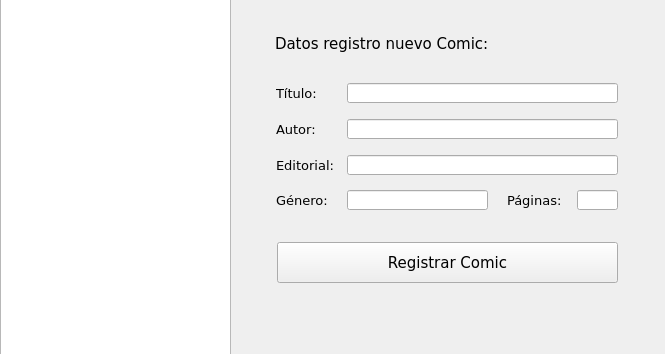
<?xml version="1.0" encoding="UTF-8"?>
<ui version="4.0">
 <class>MainWindow</class>
 <widget class="QMainWindow" name="MainWindow">
  <property name="geometry">
   <rect>
    <x>0</x>
    <y>0</y>
    <width>665</width>
    <height>354</height>
   </rect>
  </property>
  <property name="windowTitle">
   <string> GESTOR COMICS - Registro</string>
  </property>
  <property name="windowIcon">
   <iconset>
    <normaloff>../estilos/dark_icons/icon.png</normaloff>../estilos/dark_icons/icon.png</iconset>
  </property>
  <widget class="QWidget" name="centralwidget">
   <widget class="QLabel" name="lbl_registro">
    <property name="geometry">
     <rect>
      <x>275</x>
      <y>28</y>
      <width>241</width>
      <height>31</height>
     </rect>
    </property>
    <property name="font">
     <font>
      <family>Verdana</family>
      <pointsize>11</pointsize>
     </font>
    </property>
    <property name="text">
     <string>Datos registro nuevo Comic:</string>
    </property>
   </widget>
   <widget class="QLineEdit" name="txt_editorial">
    <property name="geometry">
     <rect>
      <x>347</x>
      <y>155</y>
      <width>271</width>
      <height>20</height>
     </rect>
    </property>
    <property name="font">
     <font>
      <family>Verdana</family>
      <pointsize>10</pointsize>
     </font>
    </property>
   </widget>
   <widget class="QLineEdit" name="txt_titulo">
    <property name="geometry">
     <rect>
      <x>347</x>
      <y>83</y>
      <width>271</width>
      <height>20</height>
     </rect>
    </property>
    <property name="font">
     <font>
      <family>Verdana</family>
      <pointsize>10</pointsize>
     </font>
    </property>
   </widget>
   <widget class="QLabel" name="lbl_genero">
    <property name="geometry">
     <rect>
      <x>276</x>
      <y>190</y>
      <width>61</width>
      <height>20</height>
     </rect>
    </property>
    <property name="font">
     <font>
      <family>Verdana</family>
      <pointsize>10</pointsize>
     </font>
    </property>
    <property name="text">
     <string>Género:</string>
    </property>
   </widget>
   <widget class="QLabel" name="lbl_paginas">
    <property name="geometry">
     <rect>
      <x>507</x>
      <y>190</y>
      <width>61</width>
      <height>20</height>
     </rect>
    </property>
    <property name="font">
     <font>
      <family>Verdana</family>
      <pointsize>10</pointsize>
     </font>
    </property>
    <property name="text">
     <string>Páginas:</string>
    </property>
   </widget>
   <widget class="QLineEdit" name="txt_autor">
    <property name="geometry">
     <rect>
      <x>347</x>
      <y>119</y>
      <width>271</width>
      <height>20</height>
     </rect>
    </property>
    <property name="font">
     <font>
      <family>Verdana</family>
      <pointsize>10</pointsize>
     </font>
    </property>
   </widget>
   <widget class="QLabel" name="lbl_autor">
    <property name="geometry">
     <rect>
      <x>276</x>
      <y>119</y>
      <width>61</width>
      <height>20</height>
     </rect>
    </property>
    <property name="font">
     <font>
      <family>Verdana</family>
      <pointsize>10</pointsize>
     </font>
    </property>
    <property name="text">
     <string>Autor:</string>
    </property>
   </widget>
   <widget class="QLabel" name="lbl_titulo">
    <property name="geometry">
     <rect>
      <x>276</x>
      <y>83</y>
      <width>61</width>
      <height>20</height>
     </rect>
    </property>
    <property name="font">
     <font>
      <family>Verdana</family>
      <pointsize>10</pointsize>
     </font>
    </property>
    <property name="text">
     <string>Título:</string>
    </property>
   </widget>
   <widget class="QLabel" name="lbl_editorial">
    <property name="geometry">
     <rect>
      <x>276</x>
      <y>155</y>
      <width>61</width>
      <height>20</height>
     </rect>
    </property>
    <property name="font">
     <font>
      <family>Verdana</family>
      <pointsize>10</pointsize>
     </font>
    </property>
    <property name="text">
     <string>Editorial:</string>
    </property>
   </widget>
   <widget class="QPushButton" name="btn_registrar">
    <property name="geometry">
     <rect>
      <x>277</x>
      <y>242</y>
      <width>341</width>
      <height>41</height>
     </rect>
    </property>
    <property name="font">
     <font>
      <family>Verdana</family>
      <pointsize>11</pointsize>
     </font>
    </property>
    <property name="text">
     <string>Registrar Comic</string>
    </property>
   </widget>
   <widget class="QLineEdit" name="txt_genero">
    <property name="geometry">
     <rect>
      <x>347</x>
      <y>190</y>
      <width>141</width>
      <height>20</height>
     </rect>
    </property>
    <property name="font">
     <font>
      <family>Verdana</family>
      <pointsize>10</pointsize>
     </font>
    </property>
   </widget>
   <widget class="QLineEdit" name="txt_paginas">
    <property name="geometry">
     <rect>
      <x>577</x>
      <y>190</y>
      <width>41</width>
      <height>20</height>
     </rect>
    </property>
    <property name="font">
     <font>
      <family>Verdana</family>
      <pointsize>10</pointsize>
     </font>
    </property>
   </widget>
   <widget class="QGraphicsView" name="grv_registro">
    <property name="geometry">
     <rect>
      <x>0</x>
      <y>-20</y>
      <width>231</width>
      <height>381</height>
     </rect>
    </property>
    <property name="styleSheet">
     <string notr="true">*{background-image: url(&quot;estilos/batman.png&quot;);}</string>
    </property>
   </widget>
  </widget>
 </widget>
 <tabstops>
  <tabstop>txt_titulo</tabstop>
  <tabstop>txt_autor</tabstop>
  <tabstop>txt_editorial</tabstop>
  <tabstop>txt_genero</tabstop>
  <tabstop>txt_paginas</tabstop>
  <tabstop>btn_registrar</tabstop>
  <tabstop>grv_registro</tabstop>
 </tabstops>
 <resources/>
 <connections/>
</ui>
